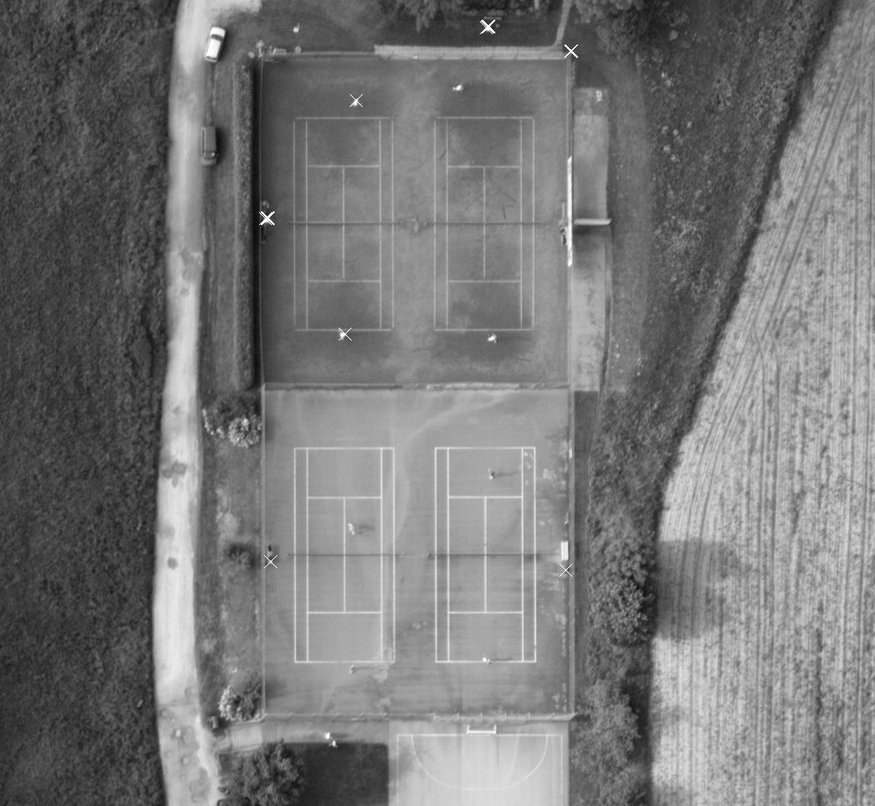
//> input picture C语言Moravec算子/Moravec6000.bmp, 875 x 806 px, shrunk from 1023 x 942 before the run, given in place of ik_beijing_c.bmp, which was not available
$ ./shapefeature   (built with g++ and OpenCV 4)
//> lines starting //> are read from the running program, lines starting //| are printed output that depends on the picture; after the words box and inside, x2 and y2 are one past the last pixel; in counts of white or black regions, pixels touching at a corner belong together; pictures that were not available may be replaced by others from this repository, and a replacement may not be noted
### C语言图形提取分析程序/feature_extract.h
#pragma once
#include "stdafx.h"
#include "opencv2/opencv.hpp"
#include "opencv2/opencv_modules.hpp"
#include <stdio.h>
#include <math.h>
#include <time.h>
#include <iostream>
#include <sstream>
#include <map>
#include <vector>
#include <stack>

#define PI 3.1415926

using namespace std;
using namespace cv;

struct Shape //图形类型
{
	vector<Point> points; //点集
	int circumference; //周长
	int area; //面积
	double R; //圆形度
	Point center; //重心
	double M[2]; //Hu矩
};

Mat Img2gray(const Mat &src) //图像灰度化
{
	unsigned char *pImg = src.data;
	Mat imgGray;
	imgGray.create(src.rows, src.cols, CV_8UC1);
	unsigned char *pGray = imgGray.data;

	for (int i = 0; i < src.rows; i++)
	{
		for (int j = 0; j < src.cols; j++)
		{
			if (src.channels()>1) //彩色图像
			{
				int b, g, r;
				b = pImg[(i *src.cols + j) * 3 + 0];
				g = pImg[(i *src.cols + j) * 3 + 1];
				r = pImg[(i *src.cols + j) * 3 + 2];
				pGray[i*src.cols + j] = (r + g + b) / 3;
			}
			else
			{
				pGray[i*src.cols + j] = pImg[i*src.cols + j];
			}
		}
	}
	return imgGray;
}

void Average(Mat &imgGray) // 均值滤波
{
	unsigned char *pGray = imgGray.data;
	Mat imgTemp;
	imgTemp.create(imgGray.rows, imgGray.cols, CV_8UC1);
	unsigned char *pImgTemp = imgTemp.data;
	int size = 3;
	int average[] = { 1,1,1,1,1,1,1,1,1 };

	for (int i = size / 2; i < imgGray.rows - size / 2; i++)
	{
		for (int j = size / 2; j < imgGray.rows - size / 2; j++)
		{
			int tmp = 0;
			for (int y = 0; y < size; y++) //卷积
			{
				for (int x = 0; x < size; x++)
				{
					tmp += average[y*size + x] * (int)pGray[(i - size / 2 + y)*imgGray.cols + (j - size / 2 + x)];
				}
			}
			pImgTemp[i*imgGray.cols + j] = cvRound((double)tmp / 9);
		}
	}
	for (int i = size / 2; i < imgGray.rows - size / 2; i++)
	{
		for (int j = size / 2; j < imgGray.rows - size / 2; j++)
		{
			pGray[i*imgGray.cols + j] = pImgTemp[i*imgGray.cols + j];
		}
	}
}

void OTSU(Mat &imgGray) // 最大类间方差法二值化
{
	unsigned char *pGray = imgGray.data;
	int Cnt[256] = { 0 }, Sum = imgGray.rows*imgGray.cols, threshold; //Cnt存储对应灰度像素个数，Sum为像素总数，threshold为阈值
	double Pro[256] = { 0 }; //频率
	for (int i = 0; i<imgGray.rows; i++)
		for (int j = 0; j<imgGray.cols; j++)
			Cnt[pGray[i*imgGray.cols + j]]++;
	for (int i = 0; i<256; i++)
		Pro[i] = (double)Cnt[i] / Sum;
	double w0, w1, u0, u1, u0t, u1t, u, variance, varianceMax = 0;

	for (int i = 0; i<256; i++)
	{
		w0 = w1 = u0 = u1 = u0t = u1t = u = variance = 0;
		for (int j = 0; j<256; j++)
		{
			if (j <= i)
			{
				w0 += Pro[j]; //背景频率
				u0t += j * Pro[j];
			}
			else
			{
				w1 += Pro[j]; //前景频率
				u1t += j * Pro[j];
			}
		}
		u0 = u0t / w0; //背景均值
		u1 = u1t / w1; //前景均值
		u = u0t + u1t; //总均值
		variance = w0 * (u0 - u)*(u0 - u) + w1 * (u1 - u)*(u1 - u); //类间方差
		if (variance > varianceMax)
		{
			varianceMax = variance;
			threshold = i; //i为使目前类间方差最大的值
		}
	}
	for (int i = 0; i<imgGray.rows; i++)
		for (int j = 0; j<imgGray.cols; j++) {
			if (pGray[i*imgGray.cols + j] >= threshold)
				pGray[i*imgGray.cols + j] = 255; //前景
			else
				pGray[i*imgGray.cols + j] = 0; //背景
		}
}

void Label_2steps(const Mat &src, Mat &dst, int &shapesSum) //连通成分标记-两步法|输入二值图像src,dst存储标记表,shapesSum存储连通域数量
{
	// 第一次遍历
	unsigned char *pSrc = src.data;
	int label = 0; //label为标记数字
	vector<int> parent(1); //parent存储标记之间的树型结构关系,parent[i]表示标记i的双亲结点,parent[i]=0时i为根结点,0号单元弃用
	int *labelMtrix = new int[src.rows*src.cols](); //临时标记矩阵
	dst = Mat::zeros(src.size(), src.type());
	unsigned char *pDst = dst.data;
	for (int i = 0; i < src.rows; i++)
	{
		for (int j = 0; j < src.cols; j++)
		{
			if (pSrc[i*src.cols + j] == 255) //前景区域，需标记
			{
				int left = j - 1 < 0 ? 0 : labelMtrix[i*src.cols + j - 1]; //左像素值
				int up = i - 1 < 0 ? 0 : labelMtrix[(i - 1)*src.cols + j]; //上像素值
				if (left == 0 && up == 0) //新增标记
				{
					labelMtrix[i*src.cols + j] = ++label;
					parent.push_back(0);
				}
				else
				{
					if (left != 0 && up != 0) //将left与up归于同一树中
					{
						labelMtrix[i*src.cols + j] = min(left, up); //标记取较小值
						int pmin = min(left, up), pmax = max(left, up);
						while (parent[pmin] != 0)
							pmin = parent[pmin];
						while (parent[pmax] != 0)
							pmax = parent[pmax];
						if (pmin != pmax) //若二者根结点不同，将较小值设为较大值的双亲结点
							parent[pmax] = pmin;
					}
					else
					{
						labelMtrix[i*src.cols + j] = max(left, up);
					}
				}
			}
		}
	}
	// 第二次遍历
	map<int, int> label2idx; //存储根结点与序号的对应关系
	for (int i = 0; i < src.rows; i++)
	{
		for (int j = 0; j < src.cols; j++)
		{
			if (pSrc[i*src.cols + j] == 255) //更新标记
			{
				int p = labelMtrix[i*src.cols + j];
				while (parent[p] != 0)
					p = parent[p]; //找到对应的根结点
				map<int, int>::iterator itr;
				itr = label2idx.find(p);
				if (itr == label2idx.end())
					label2idx[p] = (int)label2idx.size() + 1; //建立根结点与序号的对应关系
				pDst[i*dst.cols + j] = label2idx[p]; //最终标记为根结点对应序号
			}
		}
	}
	shapesSum = (int)label2idx.size();
	delete[] labelMtrix;
}

// [44 lines left out: function Label_seed, not called in this run]

void ImgCompute(vector<Shape> &shapes, const Mat &imgLabel) //形状特征计算|shapes为图形集，imgLabel为标记表|读取点集
{
	unsigned char *pLabel = imgLabel.data;
	for (int i = 0; i < imgLabel.rows; i++)
		for (int j = 0; j < imgLabel.cols; j++)
		{
			if (pLabel[i*imgLabel.cols + j] > 0)
			{
				Point tmp(j, i);
				shapes[pLabel[i*imgLabel.cols + j] - 1].points.push_back(tmp);
			}
		}
	// 提取轮廓，以1表示
	Mat Edge(imgLabel.size(), imgLabel.type());
	unsigned char *pEdge = Edge.data;
	for (int i = 0; i<imgLabel.rows; i++)
		for (int j = 0; j < imgLabel.cols; j++)
		{
			if (pLabel[i*imgLabel.cols + j] > 0)
			{
				if (i == 0 || j == 0 || i == imgLabel.rows - 1 || j == imgLabel.cols - 1) //图像边界
					pEdge[i*imgLabel.cols + j] = 1;
				else if (pLabel[i*imgLabel.cols + j + 1] == 0 || pLabel[i*imgLabel.cols + j - 1] == 0 ||pLabel[(i + 1)*imgLabel.cols + j] == 0 || pLabel[(i - 1)*imgLabel.cols + j] == 0) // 四领域中存在背景值
					pEdge[i*imgLabel.cols + j] = 1;
				else
					pEdge[i*imgLabel.cols + j] = 0;
			}
			else
				pEdge[i*imgLabel.cols + j] = 0;
		}

	for (size_t i = 0; i < shapes.size(); i++)  //遍历图形
	{
		shapes[i].circumference = 0; //初始化周长
		int x_sum = 0, y_sum = 0;
		double m11 = 0, m20 = 0, m02 = 0;
		//double tmp = 0;
		for (size_t j = 0; j < shapes[i].points.size(); j++) //遍历点集
		{
			int x = shapes[i].points[j].x;
			int y = shapes[i].points[j].y;
			x_sum += x;
			y_sum += y;
			if (pEdge[y*imgLabel.cols + x] == 1) //为轮廓
				shapes[i].circumference++; //计算周长
			/* 计算周长-方法二
			tmp += (y == 0 ? 0 : pEdge[(y - 1)*imgLabel.cols + x]) + (y == 255 ? 0 : pEdge[(y + 1)*imgLabel.cols + x]) + (x == 0 ? 0 : pEdge[y*imgLabel.cols + x - 1]) + (x == 255 ? 0 : pEdge[y*imgLabel.cols + x + 1]) +
			sqrt(2)*(((y == 0 || x == 0) ? 0 : pEdge[(y - 1)*imgLabel.cols + x - 1]) + ((y == 0 || x == 255) ? 0 : pEdge[(y - 1)*imgLabel.cols + x + 1]) + ((y == 255 || x == 0) ? 0 : pEdge[(y + 1)*imgLabel.cols + x - 1]) + ((y == 255 || x == 255) ? 0 : pEdge[(y + 1)*imgLabel.cols + x + 1]));
			*/
		}
		//shapes[i].circumference = cvRound(tmp / 2); //计算周长-法二
		shapes[i].area = (int)shapes[i].points.size(); //计算面积
		shapes[i].R = 4 * PI*shapes[i].area / (double)(shapes[i].circumference*shapes[i].circumference); //计算圆形度|利用一阶矩计算重心

		int x_ave = cvRound((double)x_sum / shapes[i].points.size());
		int y_ave = cvRound((double)y_sum / shapes[i].points.size());
		shapes[i].center = Point(x_ave, y_ave);//计算重心

		// 计算图形的Hu矩(前两个)
		double m00 = shapes[i].area;
		for (size_t j = 0; j < shapes[i].points.size(); j++)
		{
			int x = shapes[i].points[j].x;
			int y = shapes[i].points[j].y;
			m11 += 255 * (x - x_ave)*(y - y_ave);
			m20 += 255 * (y - y_ave)*(y - y_ave);
			m02 += 255 * (x - x_ave)*(x - x_ave);
		}
		double u20 = m20 / (m00 * m00), u02 = m02 / (m00 * m00), u11 = m11 / (m00 * m00);
		shapes[i].M[0] = u20 + u02;
		shapes[i].M[1] = (u20 - u02)*(u20 - u02) + 4 * u11*u11;
	}
}

Mat Display(const vector<Shape> &shapes, const Mat &imgLabel) //形状特征显示|shapes为图形集，imgLabel为标记表，返回显示图|随机染色
{
	unsigned char* pLabel = imgLabel.data;
	Scalar *colors = new Scalar[shapes.size() + 1];
	srand((unsigned)time(NULL)); //以时间作为随机数种子
	colors[0] = Scalar(0, 0, 0); //背景

	for (size_t i = 1; i <= shapes.size(); i++) //获取随机颜色
	{
		unsigned char b = rand() % 256, g = rand() % 256, r = rand() % 256;
		colors[i] = Scalar(b, g, r);
	}
	Mat display(imgLabel.rows, imgLabel.cols, CV_8UC3);
	unsigned char* pDisplay = display.data;
	for (int i = 0; i<display.rows; i++)
		for (int j = 0; j<display.cols; j++)
			for (int k = 0; k<3; k++)
				pDisplay[(i *imgLabel.cols + j) * 3 + k] = (unsigned char)colors[pLabel[i*imgLabel.cols + j]][k];
	delete[] colors;

	//图形信息显示
	for (size_t i = 0; i < shapes.size(); i++)
	{
		stringstream sarea, scir, scenter;
		sarea << "a:" << shapes[i].area; //面积字符串
		int baseline;
		Size text_size = getTextSize(sarea.str(), FONT_HERSHEY_PLAIN, 0.8, 1, &baseline); //获取文本框的长宽
		Point pos; //文本框左下角位置
		pos.x = shapes[i].center.x - text_size.width / 2;
		pos.y = shapes[i].center.y + text_size.height / 2;
		putText(display, sarea.str(), pos, FONT_HERSHEY_PLAIN, 0.8, Scalar(255, 255, 255)); //文本框在图形重心处显示
		scir << "c:" << shapes[i].circumference; //周长字符串
		pos.y -= (text_size.height + 1);
		putText(display, scir.str(), pos, FONT_HERSHEY_PLAIN, 0.8, Scalar(255, 255, 255));
		scenter << "(" << shapes[i].center.x << "," << shapes[i].center.y << ")"; //重心字符串
		pos.y += 2 * (text_size.height + 1);
		putText(display, scenter.str(), pos, FONT_HERSHEY_PLAIN, 0.8, Scalar(255, 255, 255));
	}

	cout << "标号" << "\t" << "面积" << "\t" << "周长" << "\t" << "重心" << "\t\t" << "Hu矩" << "\t\t" << "圆形度" << endl;
	for (size_t i = 0; i < shapes.size(); i++)
	{
		cout << i+1 << "\t" << shapes[i].area << "\t" << shapes[i].circumference << "\t" << shapes[i].center << "\t" << shapes[i].M << "\t" << shapes[i].R << endl;
	}

	return display;
}

### C语言图形提取分析程序/stdafx.h
// stdafx.h : 标准系统包含文件的包含文件，
// 或是经常使用但不常更改的
// 特定于项目的包含文件
//

#pragma once

#include "targetver.h"

#include <stdio.h>
#include <tchar.h>


// TODO:  在此处引用程序需要的其他头文件

### C语言图形提取分析程序/shapefeature.cpp
// shapefeature.cpp : 定义控制台应用程序的入口点。
//

#include "stdafx.h"
#include "feature_extract.h"

int _tmain(int argc, _TCHAR* argv[])
{
	Mat img;
	img = imread("ik_beijing_c.bmp");
//> img is the input picture: 806 rows x 875 cols, CV_8UC3; min 8, max 255, mean 118.9
	if (img.empty())
		return -1;

	Mat imgGray = Img2gray(img); //图像灰度化
	Average(imgGray); //均值滤波
//> after the loop in Average, `for (int i = size / 2; i < imgGray.rows - size / 2; i++)`:
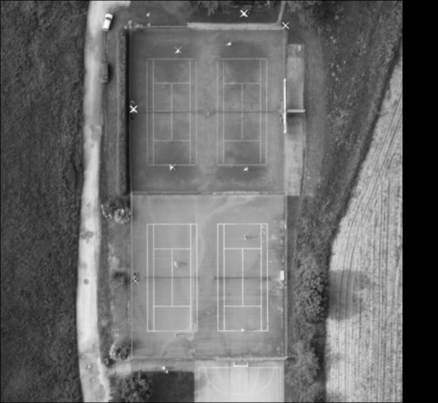
//> imgTemp: 806 rows x 875 cols, CV_8UC1 (shown at 1/2 size); min 0, max 254, mean 106.6
	OTSU(imgGray); // 最大类间方差法二值化
//> after the loop in OTSU, `for (int i = 0; i<imgGray.rows; i++)`: Cnt = 256 values, max 7532 at index 67, min 0 at index 0, mean 2754.9
//> after the loop in OTSU, `for (int i = 0; i<256; i++)`: Pro = 256 values, max 0.0107 at index 67, min 0 at index 0, mean 0.00391
//> the loop in OTSU, `for (int i = 0; i<256; i++)` made 256 passes
//> (w0, u0t, w1, u1t, variance, varianceMax) on passes 14 to 20: (5.67e-06, 7.37e-05, 1, 118.9, 0.0636, 0.0636), (9.93e-06, 0.000133, 1, 118.9, 0.11, 0.11), (2.69e-05, 0.000389, 1, 118.9, 0.294, 0.294), (7.66e-05, 0.00118, 1, 118.9, 0.819, 0.819), (0.000129, 0.00207, 1, 118.9, 1.36, 1.36), (0.000214, 0.00361, 1, 118.9, 2.23, 2.23), (0.000353, 0.00625, 1, 118.9, 3.62, 3.62)
//> after the loop in OTSU, `for (int i = 0; i<256; i++)`: w0 = 1; w1 = 0; u0t = 118.9; u1t = 0; varianceMax = 1507.2; threshold = 118
//> after the loop in OTSU, `for (int i = 0; i<imgGray.rows; i++)`:
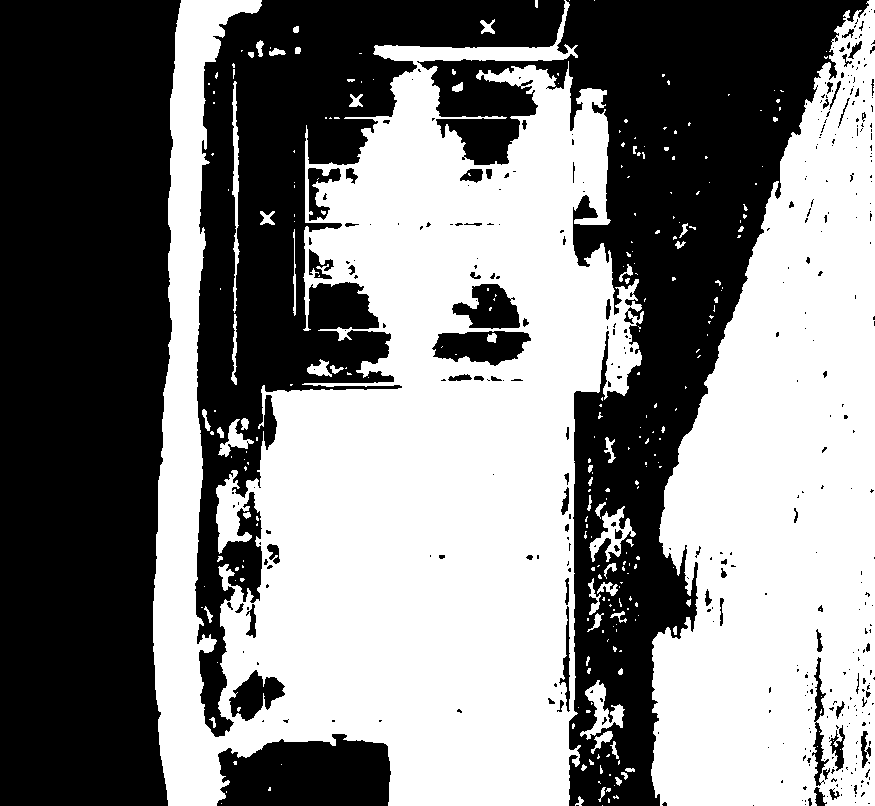
//> imgGray: 806 rows x 875 cols, CV_8UC1; 51.1% white; 379 black regions (305 under 20 px), largest, box (x1, y1, x2, y2) and area: (0, 0, 181, 806) 132604, (417, 0, 869, 806) 111384, (195, 0, 565, 737) 77344
	namedWindow("binGray");
	imshow("binGray", imgGray); //显示灰度二值化后的图像

	Mat imgLabel; //标记表
	int shapesSum; //图形数量
	Label_2steps(imgGray, imgLabel, shapesSum); //连通成分标记-两步法
//> the loop in Label_2steps, `for (int i = 0; i < src.rows; i++)` made 806 passes
//> label on passes 1 to 3: 6, 7, 7
//> after the loop in Label_2steps, `for (int i = 0; i < src.rows; i++)`: label = 1962; parent = 1963 values, max 1952 at index 1955, min 0 at index 0, mean 707.6
//> after the loop in Label_2steps, `for (int i = 0; i < src.rows; i++)`:
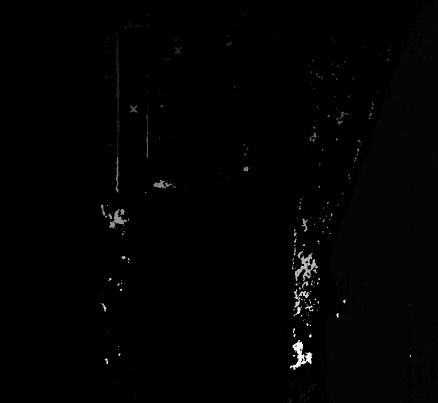
//> dst: 806 rows x 875 cols, CV_8UC1 (shown at 1/2 size); min 0, max 255, mean 2.7
//> after the loop in Label_2steps, `for (int i = 0; i < src.rows; i++)`: label2idx = 288 items
//> in Label_2steps, `shapesSum = (int)label2idx.size();`: shapesSum = 288
//> shapesSum = 288
	//Label_seed(imgGray, imgLabel, shapesSum); //连通成分标记-种子填充法

	vector<Shape> shapes(shapesSum); //图形集
//> shapes = 288 items
	ImgCompute(shapes, imgLabel); //形状特征计算
//> after the loop in ImgCompute, `for (int i = 0; i<imgLabel.rows; i++)`:
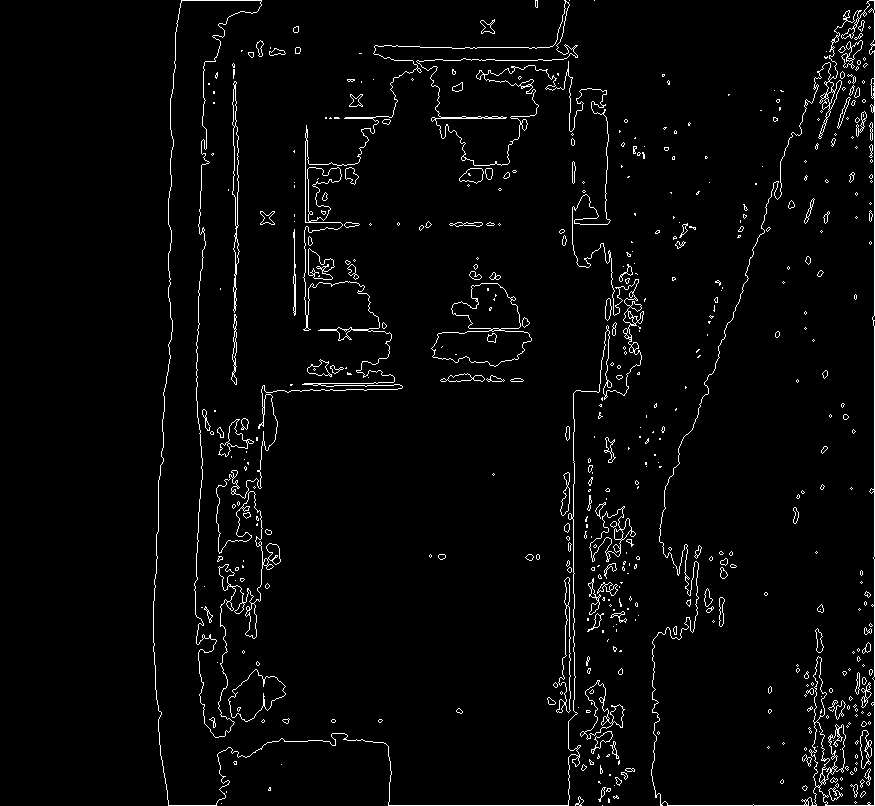
//> Edge: 806 rows x 875 cols, CV_8UC1; values 0 (black) and 1 (white), 2.9% white in thin lines or dots, all inside (x1, y1, x2, y2) = (153, 0, 875, 806)
//> the loop in ImgCompute, `for (size_t i = 0; i < shapes.size(); i++)` made 288 passes
//> (x_sum, y_sum, x_ave, y_ave, m00, m11, m20, m02) on passes 1 to 3: (93104131, 105433335, 401, 455, 231902, -1.85e+11, 2.55e+12, 9.3e+11), (13148, 808, 548, 34, 24, 50316600, 129420660, 19569720), (1402, 740, 701, 370, 2, 24908400, 69819000, 8886240)
	Mat display = Display(shapes, imgLabel); //形状特征显示
//> after the loop in Display, `for (int i = 0; i<display.rows; i++)`:
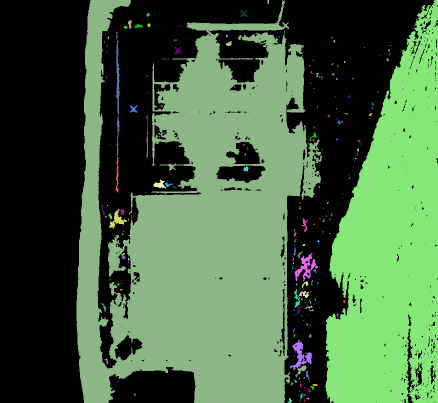
//> display: 806 rows x 875 cols, CV_8UC3 (shown at 1/2 size); mean B, G, R 66.3, 100.9, 70.6
//> after the loop in Display, `for (size_t i = 0; i < shapes.size(); i++)`:
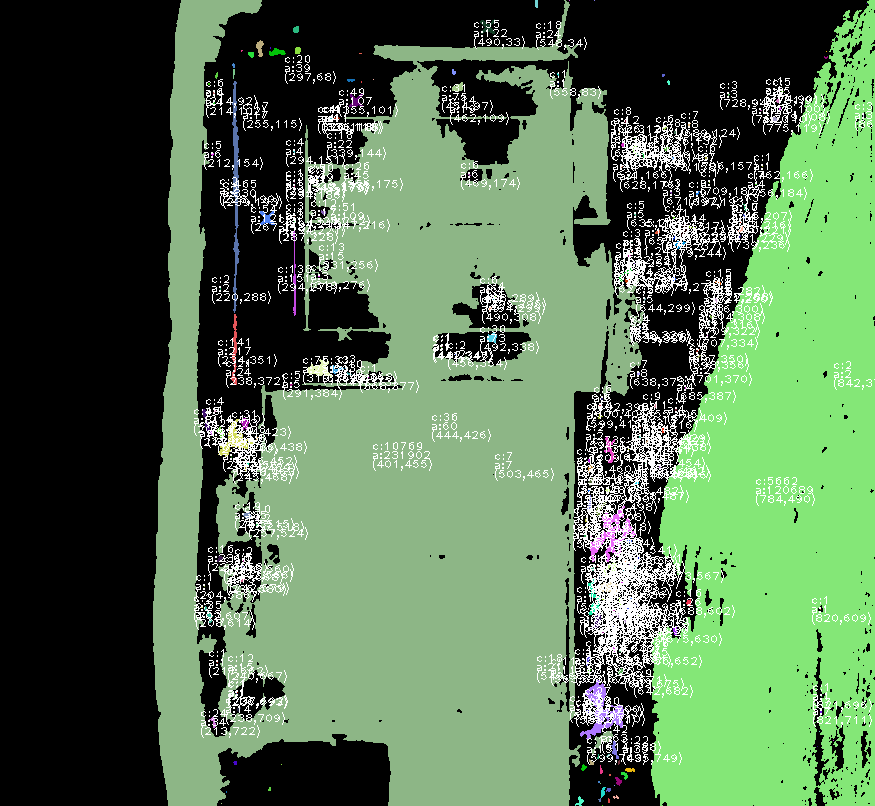
//> display: 806 rows x 875 cols, CV_8UC3; mean B, G, R 80.7, 114.3, 84.9
//> the loop in Display, `for (size_t i = 0; i < shapes.size(); i++)` made 288 passes

	namedWindow("display");
	imshow("display", display); //显示形状特征提取成果
	imwrite("display.bmp", display);
	waitKey(0);
	return 0;
}
